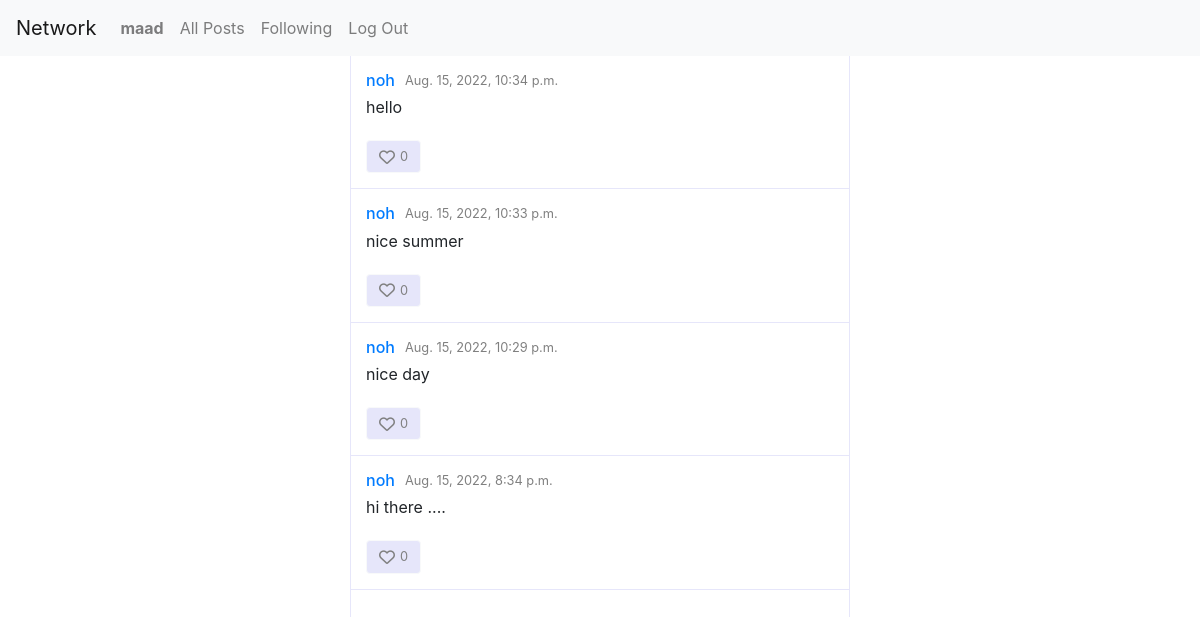
Screenshot of /following (signed in) with the database file from the repository.
### network/models.py (models this page shows)
class User(AbstractUser):
    followers_count = models.IntegerField(default=0)
    followings_count = models.IntegerField(default=0)
    pass

class Post(models.Model):
    user = models.ForeignKey("User", on_delete=models.CASCADE)
    content = models.TextField()
    likes_count = models.IntegerField(default=0)
    likes = models.ManyToManyField("User",related_name="likes",blank=True)
    creation_date = models.DateTimeField(auto_now_add=True)

### network/views.py (the view)
# urls.py: path("following", views.following, name="following"),
@login_required
def following(request):
    follows = Follow.objects.filter(follower = request.user)
    posts = Post.objects.filter(user__in = follows.all().values_list('following')).order_by('-creation_date')
    paginator = Paginator(posts, 10)
    page = request.GET.get('page')
    paginated_posts = paginator.get_page(page)
    form = PostForm()
    context = {
        'post_form': form,
        'paginated_posts': paginated_posts,
    }
    return render(request, "network/following.html",context)

### network/templates/network/following.html (shortened to what this page needs)
{% extends "network/layout.html" %}
{% load crispy_forms_tags %}
{% load static %}
{% block body %}
    <div id="profile">
        {% for post in paginated_posts %}
            {% include 'network/components/post.html' with post=post post_form=post_form %}
        {% endfor %}
    </div>
    {% include 'network/components/paginator.html' with paginated_posts=paginated_posts %}
{% endblock %}

### network/templates/network/layout.html (shortened to what this page needs)
{% load static %}
<!DOCTYPE html>
<html lang="en">
    <head>
        <link rel="stylesheet" href="https://stackpath.bootstrapcdn.com/bootstrap/4.4.1/css/bootstrap.min.css">
        <link href="{% static 'network/styles.css' %}" rel="stylesheet">
    </head>
    <body>
        <nav class="navbar navbar-expand-lg navbar-light bg-light">
            <a class="navbar-brand" href="#">Network</a>
            <div>
              <ul class="navbar-nav mr-auto">
                {% if user.is_authenticated %}
                    <li class="nav-item">
                        <a class="nav-link" href="#"><strong>{{ user.username }}</strong></a>
                    </li>
                {% endif %}
                <li class="nav-item">
                  <a class="nav-link" href="{% url 'index' %}">All Posts</a>
                </li>
                {% if user.is_authenticated %}
                    <li class="nav-item">
                        <a class="nav-link" href="{% url 'following' %}">Following</a>
                    </li>
                    <li class="nav-item">
                        <a class="nav-link" href="{% url 'logout' %}">Log Out</a>
                    </li>
                {% endif %}
              </ul>
            </div>
          </nav>
        <div class="body">
            {% block body %}
            {% endblock %}
        </div>
    </body>
</html>

### network/templates/network/components/post.html (shortened to what this page needs)
{% load crispy_forms_tags %}
<div class="post">
  <div class="post_header">
    <div class="post_name_and_date">
      <a
      {% if user.is_authenticated %}
        href="{% url 'profile' post.user.id %}"
      {% else %}
        href="{% url 'login'  %}"
      {% endif %}
      class="post_user">
        <h6>
          {{post.user}}
        </h6>
      </a>
      <small class="post_date">
        {{post.creation_date}}
      </small>
    </div>
  </div>
  <div class="post_body">
    <p class="post_content" id="post_content_{{post.id}}">
      {{post.content}}
    </p>
  </div>
  <div class="post_footer">
    {% if user.is_authenticated %}
      <button class="post_like_button btn btn-light" onclick="like(this,{{post.id}})">
        <i class="fa-heart fa-regular {% if user in post.likes.all %} fa-solid text-danger{% endif %}"></i>
        <small class="likes_count">
          {{post.likes_count}}
        </small>
      </button>
    {% endif %}
  </div>
</div>

### network/static/network/styles.css (style rules this page uses)
* { margin: 0; margin-top: 0; margin-right: 0; margin-bottom: 0; margin-left: 0; padding: 0; box-sizing: border-box; }
h1,h2,h3,h4,h5,h6 { margin-bottom: 0; }
html,body { height: 100%; }
a, a:active, a:hover { text-decoration: none; }
body { display: flex; flex-direction: column; }
.body { display: flex; flex-direction: column; flex:1; width: 500px; margin: auto; border-style: solid; border-color: lavender; border-width: 0 1px; }
.btn-light { background-color: lavender; }
.post { display: flex; flex-direction: column; padding: 15px; border-bottom: 1px solid lavender; gap: 5px; }
.post_header { display: flex; justify-content: space-between; }
.post_name_and_date { display: flex; align-items: center; gap: 10px; }
.post_date { color: gray; }
.post_footer { display: flex; justify-content: space-between; align-items: center; }
.post_footer i { color: gray; }
.post_like_button { display: flex; align-items: center; gap: 5px; }
.post_like_button .likes_count { color: gray; }

### rows the page displays
User: username "maad"
Post: user "noh", creation_date "Aug. 15, 2022, 10:34 p.m.", content "hello", likes_count "0"
Post: user "noh", creation_date "Aug. 15, 2022, 10:33 p.m.", content "nice summer", likes_count "0"
Post: user "noh", creation_date "Aug. 15, 2022, 10:29 p.m.", content "nice day", likes_count "0"
Post: user "noh", creation_date "Aug. 15, 2022, 8:34 p.m.", content "hi there ....", likes_count "0"
